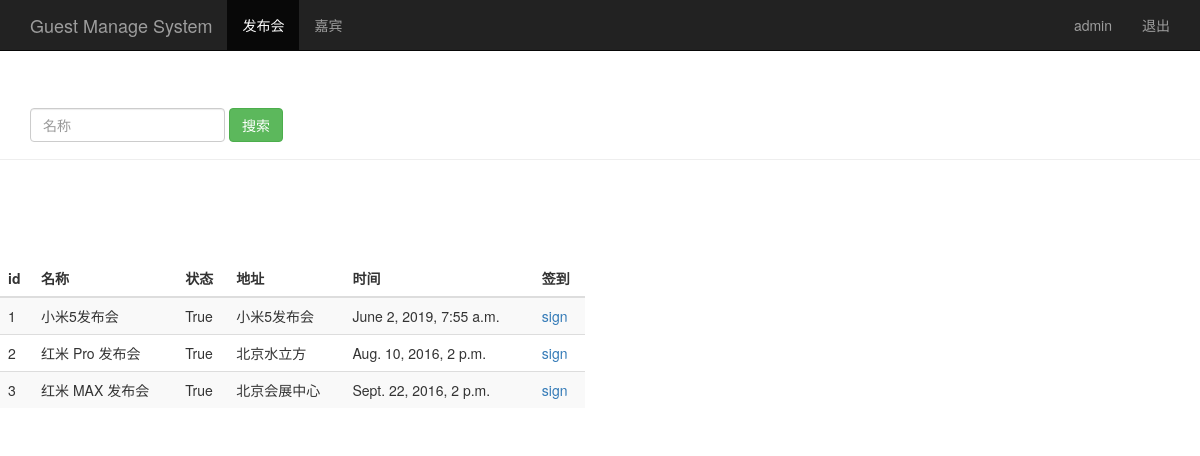
The page /event_manage/ (signed in) on the database its author committed.
### sign/models.py (models this page shows, shortened)
class Event(models.Model):
    name = models.CharField(max_length=100)  # 发布会标题
    limit = models.IntegerField()  # 参加人数
    status = models.BooleanField()  # 状态
    address = models.CharField(max_length=200)  # 地址
    start_time = models.DateTimeField('events time')  # 发布会时间
    create_time = models.DateTimeField(auto_now=True)  # 创建时间（自动获取当前时间）

### sign/views.py (the view)
# urls.py: path('event_manage/', views.event_manage),#添加 event_manage/路径配置
@login_required
def event_manage(request):
    event_list = Event.objects.all()
    username = request.session.get('user', '')  # 读取浏览器 session
    return render(request, "event_manage.html", {"user": username,
                                                 "events":event_list
                                                 })

### sign/templates/event_manage.html (shortened to what this page needs)
<!DOCTYPE html>
<html lang="en">
<head>
    {% load bootstrap3 %}
    {% bootstrap_css %}
</head>
<body role="document">
<nav class="navbar navbar-inverse navbar-fixed-top">
    <div class="container">
        <div class="navbar-header">
            <a class="navbar-brand" href="/event_manage/">Guest Manage System</a>
        </div>
        <div id="navbar" class="collapse navbar-collapse">
            <ul class="nav navbar-nav">
                <li class="active"><a href="#">发布会</a></li>
                <li><a href="/guest_manage/">嘉宾</a></li>
            </ul>
            <ul class="nav navbar-nav navbar-right">
                <li><a href="#">{{ user }}</a></li>
                <li><a href="/logout/">退出</a></li>
            </ul>
        </div>
    </div>
</nav>
<div class="page-header" style="padding-top: 60px;">
    <div id="navbar" class="navbar-collapse collapse">
        <form class="navbar-form" method="get" action="/search_name_event/">
            <div class="form-group">
                <input name="name" type="text" placeholder="名称" class="form-control">
            </div>
            <button type="submit" class="btn btn-success">搜索</button>
        </form>
    </div>
</div>
<div class="row" style="padding-top: 80px;">
    <div class="col-md-6">
        <table class="table table-striped">
            <thead>
            <tr>
                <th>id</th>
                <th>名称</th>
                <th>状态</th>
                <th>地址</th>
                <th>时间</th>
                <th>签到</th>
            </tr>
            </thead>
            <tbody>
            {% for event in events %}
                <tr>
                    <td>{{ event.id }}</td>
                    <td>{{ event.name }}</td>
                    <td>{{ event.status }}</td>
                    <td>{{ event.address }}</td>
                    <td>{{ event.start_time }}</td>
                    <td>
                        <a href="/sign_index/{{ event.id }}/" target="{{ event.id }}_blank">sign</a>
                    </td>
                </tr>
            {% endfor %}
            </tbody>
        </table>
    </div>
</div>
</body>
</html>

### rows shown on the page
Event: id "1", name "小米5发布会", status "True", address "小米5发布会", start_time "June 2, 2019, 7:55 a.m."
Event: id "2", name "红米 Pro 发布会", status "True", address "北京水立方", start_time "Aug. 10, 2016, 2 p.m."
Event: id "3", name "红米 MAX 发布会", status "True", address "北京会展中心", start_time "Sept. 22, 2016, 2 p.m."

### other values the page prints
{{ user }} "admin"
